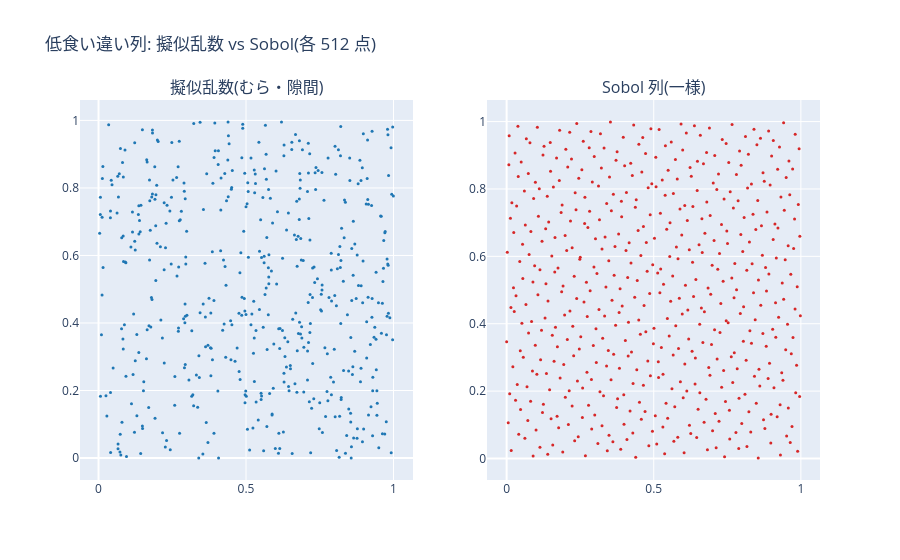

The cell this chart's notebook holds for it:
### Markdown cell above
> **核心** — Sobol 等の低食い違い列は空間を均等に埋め、収束が ~1/N に近づく。<br>
> **直感** — 擬似乱数のムラ・隙間を排し、次元を賢く充填する。<br>
> **実務** — 高次元(多資産・多時点)の値付けを高速化。実務で広く採用。

### Code cell
# 擬似乱数 vs Sobol（単位正方形）: Sobol は隙間なく一様に埋める
pv.plotly_qmc_vs_pseudo().show()

print("価格誤差(|·−BSM|) at N=2^14:")
print(f"  プレーン MC = {abs(mca.plain_price(S0, K, r, sigma, T, 2**14, np.random.default_rng(0))[0] - bsm.call_price(S0, K, r, sigma, T)):.4f}")
print(f"  Sobol QMC   = {abs(mca.qmc_price(S0, K, r, sigma, T, 14, seed=0) - bsm.call_price(S0, K, r, sigma, T)):.4f}")

### Figure 1 — Plotly figure (JSON) as saved in the notebook; plotly's stock layout.template omitted (floating-point values rounded to 4 significant figures; data arrays with more than 128 entries replaced by an {"elided": "..."} marker saying what was removed)
{"data": [{"marker": {"color": "#1f77b4", "size": 3}, "mode": "markers", "showlegend": false, "type": "scatter", "x": {"elided": "512 float values"}, "xaxis": "x", "y": {"elided": "512 float values"}, "yaxis": "y"}, {"marker": {"color": "#d62728", "size": 3}, "mode": "markers", "showlegend": false, "type": "scatter", "x": {"elided": "512 float values"}, "xaxis": "x2", "y": {"elided": "512 float values"}, "yaxis": "y2"}], "layout": {"annotations": [{"font": {"size": 16}, "showarrow": false, "text": "擬似乱数(むら・隙間)", "x": 0.225, "xanchor": "center", "xref": "paper", "y": 1.0, "yanchor": "bottom", "yref": "paper"}, {"font": {"size": 16}, "showarrow": false, "text": "Sobol 列(一様)", "x": 0.775, "xanchor": "center", "xref": "paper", "y": 1.0, "yanchor": "bottom", "yref": "paper"}], "title": {"text": "低食い違い列: 擬似乱数 vs Sobol(各 512 点)"}, "xaxis": {"anchor": "y", "domain": [0.0, 0.45]}, "xaxis2": {"anchor": "y2", "domain": [0.55, 1.0]}, "yaxis": {"anchor": "x", "domain": [0.0, 1.0]}, "yaxis2": {"anchor": "x2", "domain": [0.0, 1.0]}}}
